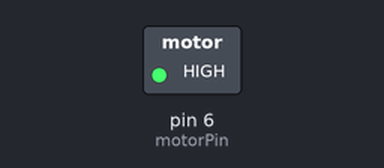
The sketch below on a simulated Arduino Uno, built with avr-gcc and run on an emulated ATmega328P. Shown: switched loads named in the sketch (green lamp = pin HIGH).

Above: at 0.13 s.
Timing chart, 0 to 3.0 s (numbered marks = the images above):
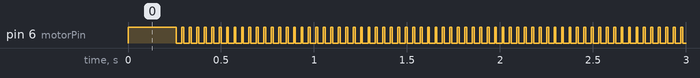

Measured:
- by itself, pin 6 (motorPin): repeats every 0.04 s: LOW 0.03 s, HIGH 0.01 s

The sketch:

SwingV0.ino
```cpp
const int motorPin = 6;
int once = 0;

void setup() {
  pinMode(motorPin, OUTPUT);
}

void loop() {
  if (once == 0){
  digitalWrite(motorPin, HIGH);
  delay(250);
  once = 1;
  }
  digitalWrite(motorPin, HIGH);
  delay(10);
  digitalWrite(motorPin, LOW);
  delay(30);
}
```
